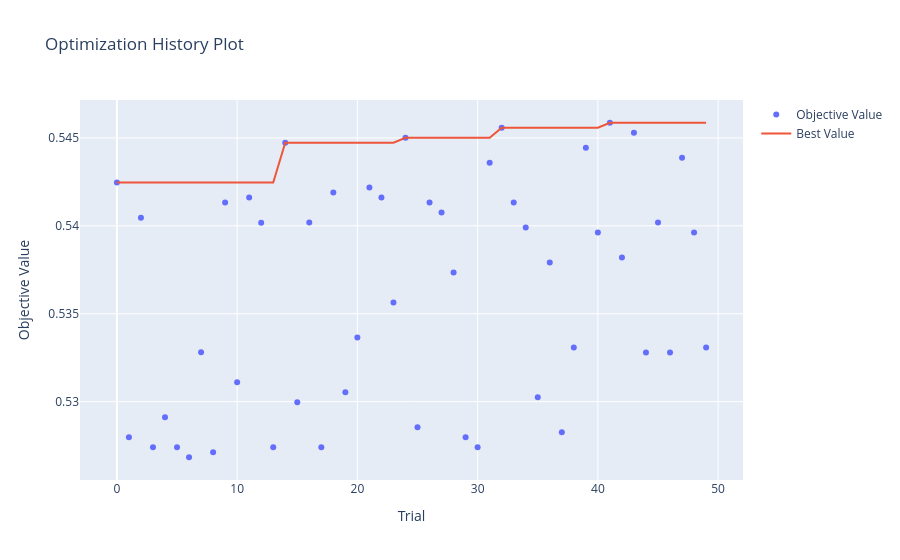

Notebook cell for this chart:
### Markdown cell above
Here we have a plot of the optimization history of the logistic regression

### Code cell
optuna.visualization.plot_optimization_history(logreg_study).show()

### Figure 1 — Plotly figure (JSON) as saved in the notebook; plotly's stock layout.template omitted (floating-point values rounded to 4 significant figures)
{"data": [{"mode": "markers", "name": "Objective Value", "type": "scatter", "x": [0, 1, 2, 3, 4, 5, 6, 7, 8, 9, 10, 11, 12, 13, 14, 15, 16, 17, 18, 19, 20, 21, 22, 23, 24, 25, 26, 27, 28, 29, 30, 31, 32, 33, 34, 35, 36, 37, 38, 39, 40, 41, 42, 43, 44, 45, 46, 47, 48, 49], "y": [0.5425, 0.528, 0.5405, 0.5274, 0.5291, 0.5274, 0.5268, 0.5328, 0.5271, 0.5413, 0.5311, 0.5416, 0.5402, 0.5274, 0.5447, 0.53, 0.5402, 0.5274, 0.5419, 0.5305, 0.5337, 0.5422, 0.5416, 0.5356, 0.545, 0.5285, 0.5413, 0.5408, 0.5373, 0.528, 0.5274, 0.5436, 0.5456, 0.5413, 0.5399, 0.5302, 0.5379, 0.5283, 0.5331, 0.5444, 0.5396, 0.5459, 0.5382, 0.5453, 0.5328, 0.5402, 0.5328, 0.5439, 0.5396, 0.5331]}, {"mode": "lines", "name": "Best Value", "type": "scatter", "x": [0, 1, 2, 3, 4, 5, 6, 7, 8, 9, 10, 11, 12, 13, 14, 15, 16, 17, 18, 19, 20, 21, 22, 23, 24, 25, 26, 27, 28, 29, 30, 31, 32, 33, 34, 35, 36, 37, 38, 39, 40, 41, 42, 43, 44, 45, 46, 47, 48, 49], "y": [0.5425, 0.5425, 0.5425, 0.5425, 0.5425, 0.5425, 0.5425, 0.5425, 0.5425, 0.5425, 0.5425, 0.5425, 0.5425, 0.5425, 0.5447, 0.5447, 0.5447, 0.5447, 0.5447, 0.5447, 0.5447, 0.5447, 0.5447, 0.5447, 0.545, 0.545, 0.545, 0.545, 0.545, 0.545, 0.545, 0.545, 0.5456, 0.5456, 0.5456, 0.5456, 0.5456, 0.5456, 0.5456, 0.5456, 0.5456, 0.5459, 0.5459, 0.5459, 0.5459, 0.5459, 0.5459, 0.5459, 0.5459, 0.5459]}, {"marker": {"color": "#cccccc"}, "mode": "markers", "name": "Infeasible Trial", "showlegend": false, "type": "scatter", "x": [], "y": []}], "layout": {"title": {"text": "Optimization History Plot"}, "xaxis": {"title": {"text": "Trial"}}, "yaxis": {"title": {"text": "Objective Value"}}}}
